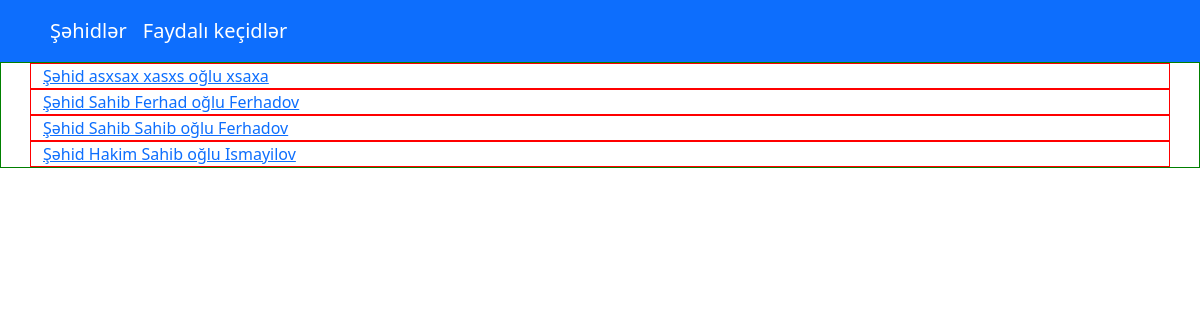
/sehidler, run on the app's committed database.
### main/models.py (models this page shows, shortened)
class Person(models.Model):
	kisi="Kişi"
	qadin="Qadın"
	secim=[
		(kisi,"Kişi"),
		(qadin,"Qadın")
	]
	class Meta:
		verbose_name="Şəhid"
		verbose_name_plural="Şəhidlər"
	id=models.UUIDField(primary_key=True,default=uuid.uuid4,editable=False)
	ad=models.CharField(verbose_name="Adı",max_length=50,default="")
	soyad=models.CharField(verbose_name="Soyadı",max_length=50,default="")
	ata_adi=models.CharField(verbose_name="Ata adı",max_length=50,default="")
	leqeb=models.CharField(verbose_name="Ləqəbi",max_length=100,default="yoxdur.",blank=True)
	dogum_tarixi=models.DateField(verbose_name="Doğum tarixi")
	vefat_tarixi=models.DateField(verbose_name="Vəfat tarixi")
	dogum_yeri=models.CharField(verbose_name="Doğulduğu yer",max_length=255)
	vefat_yeri=models.CharField(verbose_name="Vəfat yeri", max_length=255)
	vetendasligi=models.CharField(verbose_name="Vətəndaşlığı",max_length=50)
	cinsiyeti=models.CharField(verbose_name="Cinsiyyəti seçin",max_length=5,default=kisi,choices=secim)
	sekil=models.ImageField("Şəkil",upload_to="main/uploads/%d/%m/%Y",null=True,blank=True,default="static/img/default-man.jpg")
	qosun_novu=models.OneToOneField(QosunNovu,on_delete=models.CASCADE,null=True,blank=True,verbose_name="Qoşun növü")
	mensubiyyeti=models.CharField(verbose_name="Mənsubiyyəti",max_length=100, default="Azərbaycan Ordusu")
	xidmet_illeri=models.CharField(verbose_name="Xidmət illəri",max_length=100)
	rutbe=models.ManyToManyField(Rutbe,verbose_name="Rütbə")
	medallar=models.ManyToManyField(Medallar)
	def get_full_name(self):
		_ = ""
		if self.cinsiyeti==self.kisi:
			_ = "oğlu"
		else:
			_ = "qızı"
		return f" Şəhid {self.ad} {self.ata_adi} {_} {self.soyad}"

### main/views.py (the view)
# urls.py: path("sehidler",views.sehidler,name="sehidler"),
def sehidler(request):
	persons=Person.objects.all()
	context={
		"persons":persons
	}
	return render(request,"main/sehidler.html",context)

### main/templates/main/sehidler.html (shortened to what this page needs)
{%extends 'base.html'%}
{%load static%}
{% block content %}
    <div>
        {%for person in persons%}
            <div class="container" style="border:1px solid red;">
				<a href="{%url 'sehid' person.id %}">
		                {{person.get_full_name}}
		        </a>
			</div>
        {%endfor%}
    </div>
{% endblock  %}

### data on the page
Person: get_full_name "Şəhid asxsax xasxs oğlu xsaxa"
Person: get_full_name "Şəhid Sahib Ferhad oğlu Ferhadov"
Person: get_full_name "Şəhid Sahib Sahib oğlu Ferhadov"
Person: get_full_name "Şəhid Hakim Sahib oğlu Ismayilov"
